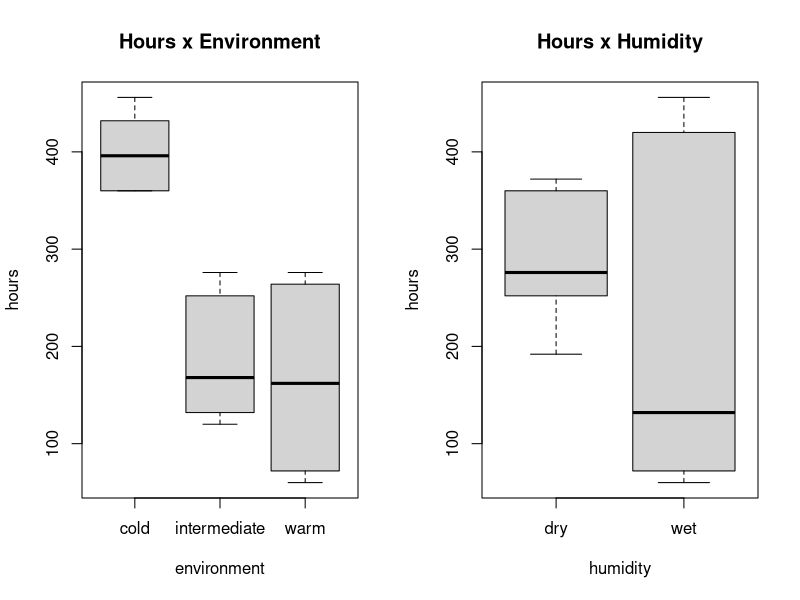
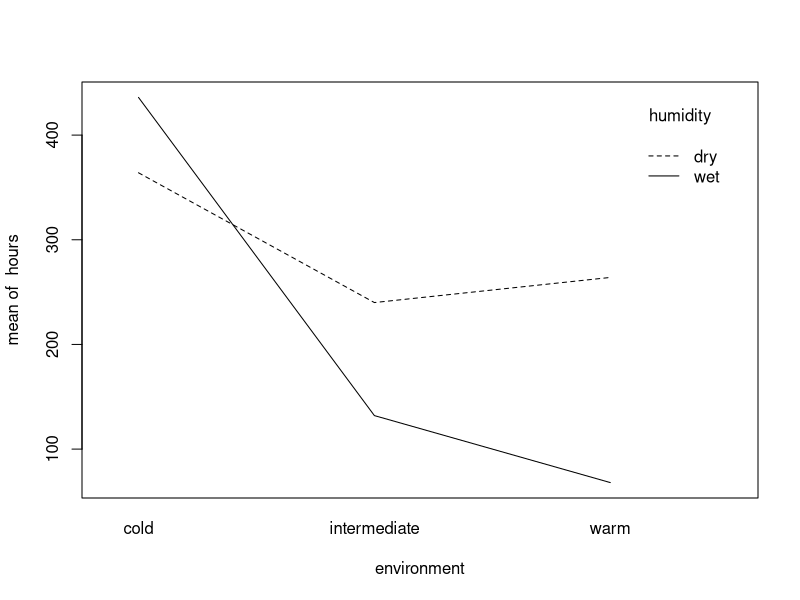
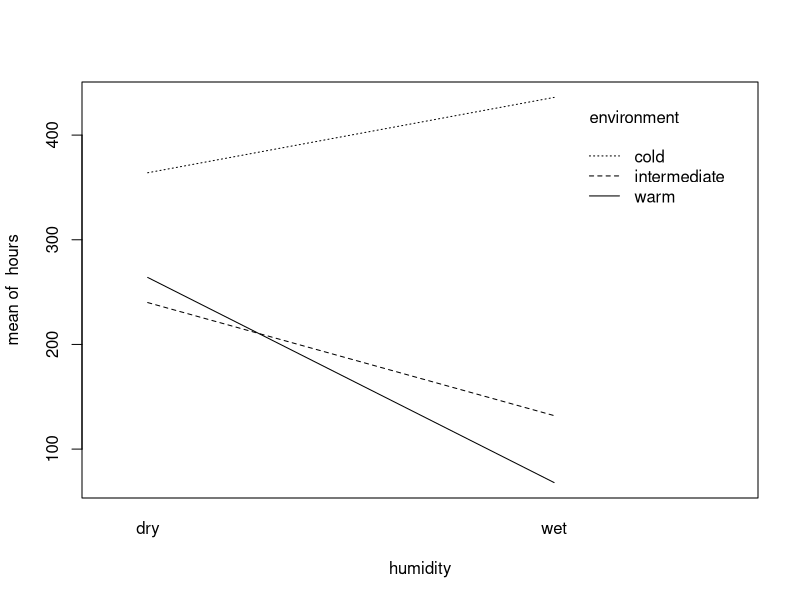
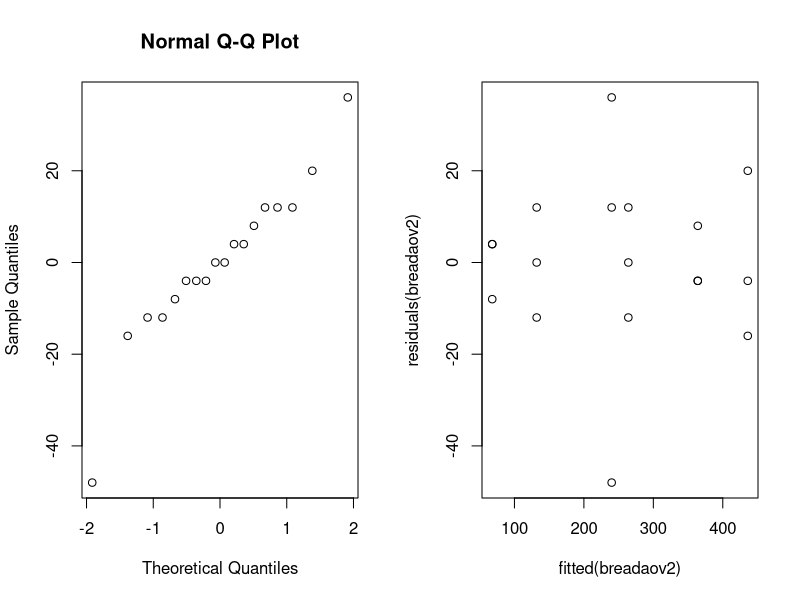
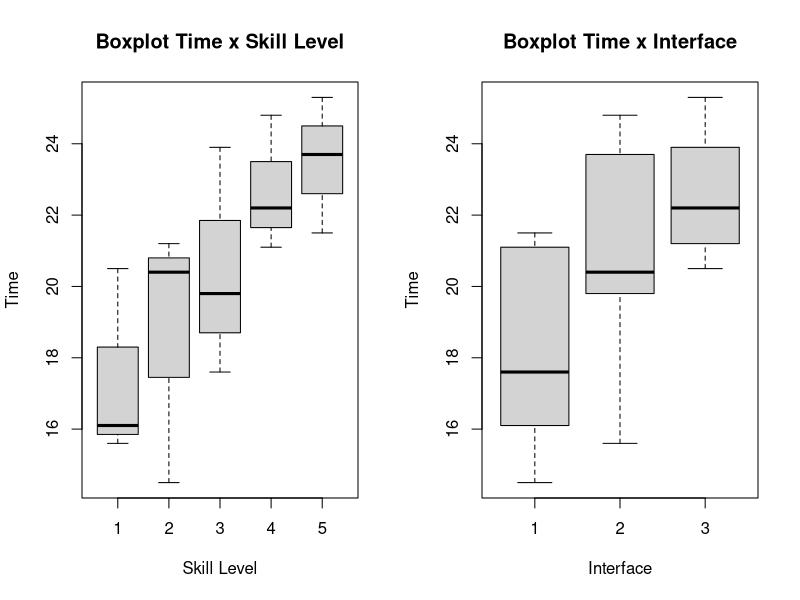
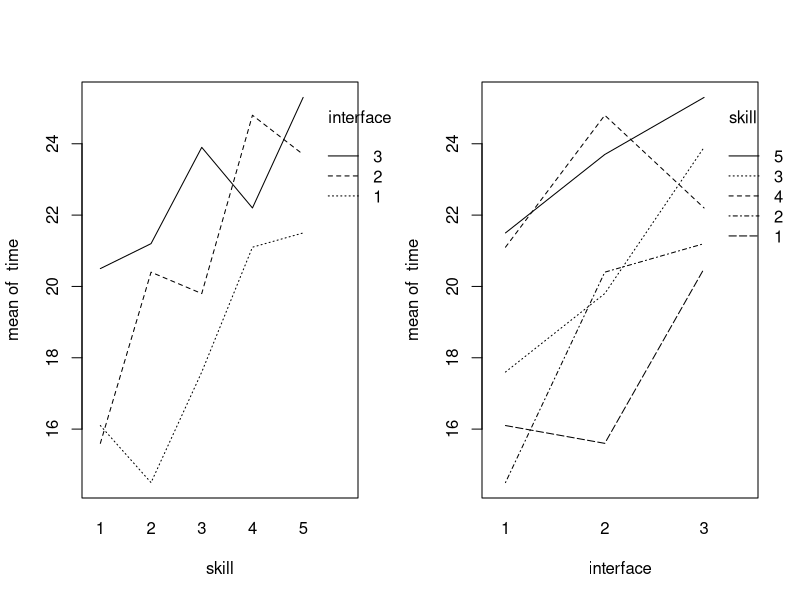
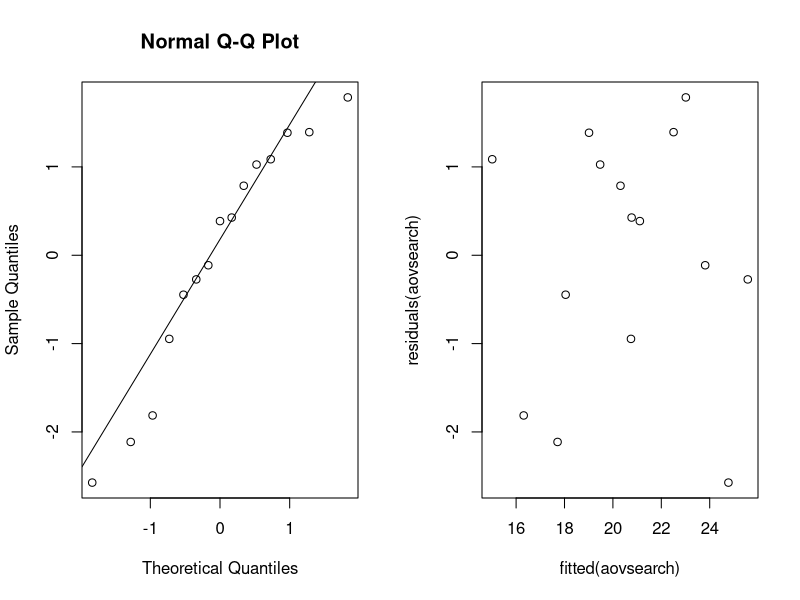
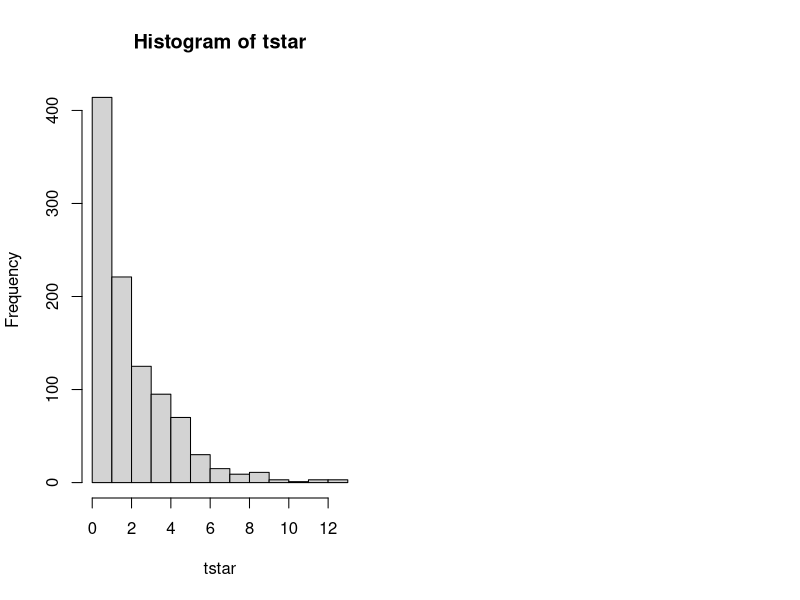

Recreate these plots in R, in order. (Note: this script raises an error after producing the figures.)

# Loading necessary packages, so they are available in the current session.
library(multcomp)
library(lme4)

### Exercise 1
data_bread <- read.table(file = "bread.txt", header = TRUE)

# QUestion 1:
I = 3 #levels of temperature.
J = 2 #levels of humidity.
N = 3 #experimental units per combination of the two factors, given that the total of units is 18.
rbind(rep(1:I,each=N*J),rep(1:J,N*I),sample(1:(N*I*J)))

# Question 2
par(mfrow=c(1,2))
boxplot(hours~environment,data=data_bread, main ="Hours x Environment")
boxplot(hours~humidity,data=data_bread, main ="Hours x Humidity")

par(mfrow=c(1,1))
attach(data_bread)
interaction.plot(environment,humidity,hours)
interaction.plot(humidity,environment,hours)

# Question 3
data_bread$environment=as.factor(data_bread$environment)
data_bread$humidity=as.factor(data_bread$humidity)
breadaov=lm(hours~environment*humidity,data=data_bread)
anova(breadaov)
summary(breadaov)

# Question 4:
contrasts(data_bread$environment)=contr.sum
contrasts(data_bread$humidity)=contr.sum
breadaov2=lm(hours~environment*humidity,data=data_bread)
#anova(breadaov2)
summary(breadaov2)

# Question 5
#Checking the normality of the population.
par(mfrow=c(1,2))
qqnorm(residuals(breadaov2))

# An extra check is also the Shapiro test.
shapiro.test(residuals(breadaov2))

# Checking the assumption of equal population variances.
plot(fitted(breadaov2), residuals(breadaov2))

### Exercise 2
search = read.table("search.txt", header = TRUE)

# Question 1:
B = 5
I = 3
N = 1

rbind(rep(1:I,each=N*B),rep(1:B,N*I),sample(1:(N*I*B)))


# Question 2
attach(search)

par(mfrow=c(1,2))
boxplot(time~skill, main="Boxplot Time x Skill Level", ylab="Time", xlab="Skill Level")
boxplot(time~interface, main="Boxplot Time x Interface", ylab="Time", xlab="Interface")

par(mfrow=c(1,2))
interaction.plot(skill, interface, time); interaction.plot(interface, skill, time)

# Question 3
search$skill <- factor(search$skill)
search$interface <-  factor(search$interface)
aovsearch = lm(time~interface+skill, data = search)
anova(aovsearch)
summary(aovsearch)

# Question 4
contrasts(search$skill)=contr.sum
contrasts(search$interface)=contr.sum
aovsearch = lm(time~interface+skill, data = search)
summary(aovsearch)

estimatedTime = 20.5467 +  2.1533  + (0 - (-2.3867) - 0.3133)  
estimatedTime

# Question 5
par(mfrow=c(1,2))
qqnorm(residuals(aovsearch))
qqline(residuals(aovsearch))
plot(fitted(aovsearch), residuals(aovsearch))

# Question 6
friedman.test(time, interface, skill, data = search)
#friedman.test(time~interface|skill, data = search)

# Question 7
oneaovsearch = lm(time~interface, data = search)
anova(oneaovsearch)

### Exercise 3

# Question 1
cream= read.table("cream.txt",header = TRUE)

cream$batch= as.factor(cream$batch)
cream$position= as.factor(cream$position)
cream$starter= as.factor(cream$starter)

creamaov= lm(acidity ~ starter + batch + position,data = cream)
summary(creamaov)

# Question 2
creammult= glht(creamaov,linfct = mcp(starter="Tukey"))
summary(creammult)

# Question 3
# In Word File

# Question 4
confint(creammult)


### Exercise 4
library(lme4)
# Question 1
cow = read.table("cow.txt", header = TRUE)
cow$id = factor(cow$id)
cow$per = factor(cow$per)
cow$treatment = factor(cow$treatment)

cowlm = lm(milk~treatment+id+per, data = cow)
summary(cowlm)

# Question 2: Result from question 1

# Question 3
cowlmer = lmer(milk~treatment+order+per+(1|id), data = cow, REML=FALSE)
summary(cowlmer)
cowlmer1 = lmer(milk~order+per+(1|id), data = cow, REML=FALSE)
anova(cowlmer1, cowlmer)


# Question 4
attach(cow)
t.test(milk[treatment=="A"],milk[treatment=="B"],paired=TRUE)

### Exercise 5

# Question 1

nausea.frame=data.frame("nausea" = integer(),"medicin" = character(), stringsAsFactors = FALSE)
index = 1
for(i in 1:100){
  nausea.frame[i,] <- rbind(0, "Chlorpromazine")
  index = index + 1}

for(i in 1:52){
  nausea.frame[index,] <- rbind(1, "Chlorpromazine")
  index = index + 1}

for(i in 1:32){
  nausea.frame[index,] <- rbind(0, "Pentobarbital(100mg)")
  index = index + 1}

for(i in 1:35){
  nausea.frame[index,] <- rbind(1, "Pentobarbital(100mg)")
  index = index + 1}

for(i in 1:48){
  nausea.frame[index,] <- rbind(0, "Pentobarbital(150mg)")
  index = index + 1}

for(i in 1:37){
  nausea.frame[index,] <- rbind(1, "Pentobarbital(150mg)")
  index = index + 1}

#nausea.frame
attach(nausea.frame)
# Question 2
nausea.frame$medicin=as.factor(nausea.frame$medicin)

xtabs(~medicin+nausea)

# Question 3
attach(nausea.frame)

t = chisq.test(xtabs(~medicin+nausea))[[1]]
B=1000
tstar=numeric(B)
for (i in 1:B){
  medicinstar=sample(medicin)
  tstar[i]= chisq.test(xtabs(~medicinstar+nausea))[[1]]
}

hist(tstar)
t
pl=sum(tstar<t)/B
pr=sum(tstar>t)/B
p=2*min(pl,pr)
pl;pr;p

# Question 4
chisq.test(xtabs(~medicin+nausea))

### Exercise 6

# Question 1
airpollution= read.table("airpollution.txt", header = TRUE)
pairs(oxidant ~ day + wind + temperature + humidity + insolation , data= airpollution, upper.panel= NULL)

# Question 2
oxidant_day= lm(oxidant ~ day, data = airpollution)
summary(oxidant_day)
#Multiple R-squared: 0.01093

oxidant_wind= lm(oxidant ~ wind, data = airpollution)
summary(oxidant_wind)
#Multiple R-squared: 0.5863

oxidant_temperature=lm(oxidant ~ temperature, data = airpollution)
summary(oxidant_temperature)
#Multiple R-squared: 0.576

oxidant_humidity=lm(oxidant ~ humidity, data = airpollution)
summary(oxidant_humidity)
#Multiple R-squared: 0.124

oxidant_insolation=lm(oxidant ~ insolation, data = airpollution)
summary(oxidant_insolation)
#Multiple R-squared: 0.2552

## step 1 - select the highest R-squared (wind)
oxidant1= lm(oxidant ~ wind, data = airpollution)
summary(oxidant1)
#Multiple R-squared: 0.5863

## step 2 - select the highest R-squared (temperature as second variable) among below options
oxidant2=lm(oxidant ~ wind + temperature, data = airpollution)
summary(oxidant2)
#Multiple R-squared:0.7773 

oxidant2=lm(oxidant ~ wind + insolation, data = airpollution)
summary(oxidant2)
#Multiple R-squared:0.6613 

oxidant2=lm(oxidant ~ wind + humidity, data = airpollution)
summary(oxidant2)
#Multiple R-squared:0.5913 - one variable become insignificant

oxidant2=lm(oxidant ~ wind + day, data = airpollution)
summary(oxidant2)
#Multiple R-squared:0.5989 - one variable become insignificant

## step 3 - all added variable make previous variables insignificant - stop stepping up
oxidant3=lm(oxidant ~ wind + temperature + insolation, data = airpollution)
summary(oxidant3)
#Multiple R-squared:0.7816 - one variable become insignificant

oxidant3=lm(oxidant ~ wind + temperature + humidity, data = airpollution)
summary(oxidant3)
#Multiple R-squared:0.7964 - one variable become insignificant

oxidant3=lm(oxidant ~ wind + temperature + day, data = airpollution)
summary(oxidant3)
#Multiple R-squared:0.7958 - one variable become insignificant

## Best Model - step 2
oxidant2

# Question 3
## step 1 - full model
oxidant5= lm(oxidant ~ wind + temperature + insolation + humidity + day, data = airpollution)
summary(oxidant5)

## step 2 - remove the highest p-value (day)
oxidant4= lm(oxidant ~ wind + temperature + insolation + humidity , data = airpollution)
summary(oxidant4)

## step 3 - remove second highest p-value (insolation)
oxidant3= lm(oxidant ~ wind + temperature + humidity , data = airpollution)
summary(oxidant3)

## step 4 - remove third highest p-value (humidity)
oxidant2= lm(oxidant ~ wind + temperature , data = airpollution)
summary(oxidant2)

# Question 4
## Best Model
oxidant2

# Question 5
par(mfrow=c(1,2))
qqnorm(residuals(oxidant2), main = "QQ-plot residuals")
plot(fitted(oxidant2),residuals(oxidant2))

### Exercise 7

# Question 1
crime_expenses <- read.table(file = "expensescrime.txt", header = TRUE)

#Identifying potential correlations
pairs(crime_expenses, upper.panel=NULL)

# It's possible to see a potential correlation between expend and bad, lawyers, employ and pop.
# Verifying the histogram for these variables:
par(mfrow=c(1,5))
hist(crime_expenses$expend)
hist(crime_expenses$bad)
hist(crime_expenses$lawyers)
hist(crime_expenses$employ)
hist(crime_expenses$pop)

# Thus a first attempt to calculate the linear model will be made considering these factors.
attach(crime_expenses)
expenseslm = lm(expend~bad+lawyers+employ+pop, data=crime_expenses)
summary(expenseslm)
confint(expenseslm)
#Assessing the current model
par(mfrow=c(1,2))
qqnorm(residuals(expenseslm)) # There are
shapiro.test(residuals(expenseslm)) #Extract check using Shapiro's normality test.

plot(fitted(expenseslm),residuals(expenseslm))
# The variances for the different fitted values is concentrated with smaller value of fitted expenses.

#2nd Iteration:
# Considering that in the previous iteration lawyers and employ reject the null hypothesis the 2nd iteration will
# consider only these factors (bad will also be considered since it has the biggest estimated coeficient).
# Additionally, now we will calculate the regression considering interaction between the variables.
expenseslm2 = lm(expend~bad*lawyers*employ, data=crime_expenses)
summary(expenseslm2)
# Assessing the new regression parameters:
qqnorm(residuals(expenseslm2))
plot(fitted(expenseslm2),residuals(expenseslm2))
# The qqnorm presents a curved shape with some points far from the line, the qqnorm shows a concentration around certain fitted values (<1000).
# Given that bad is the variable with highest coeficient we will try to have better results by elevating bad to the
# power of 2.

crime_expenses$bad2 = crime_expenses$bad^2
expenseslm3 = lm(expend~bad*lawyers*employ*bad2, data=crime_expenses)
summary(expenseslm3)
qqnorm(residuals(expenseslm3))
plot(fitted(expenseslm3),residuals(expenseslm3))
# After this iteration the qqnorm graph presents a better slope and distance between the points.
# Also the residuals x ffited graph shows that the residuals are more spread.

#The model is: expenses = 136.3 -8.186*bad -0.1297*lawyers + 0.08236*employ - 0.1440*bad^2
